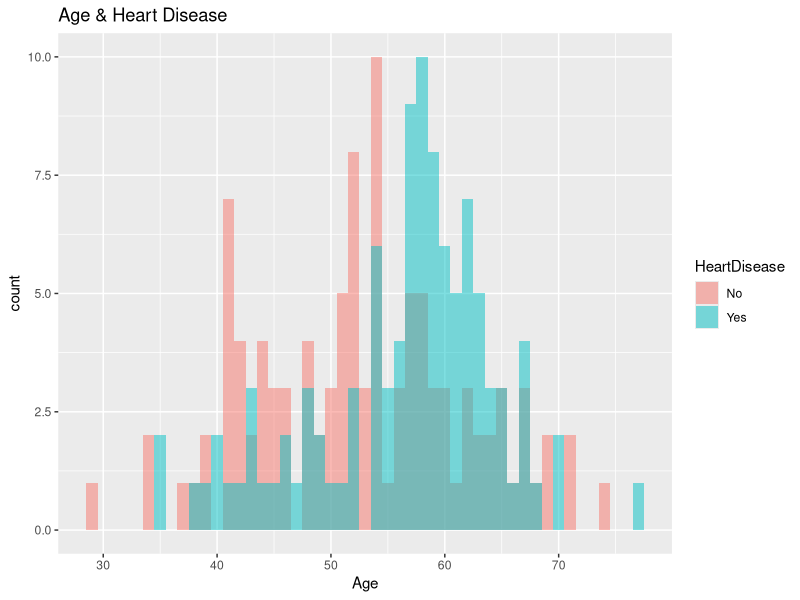
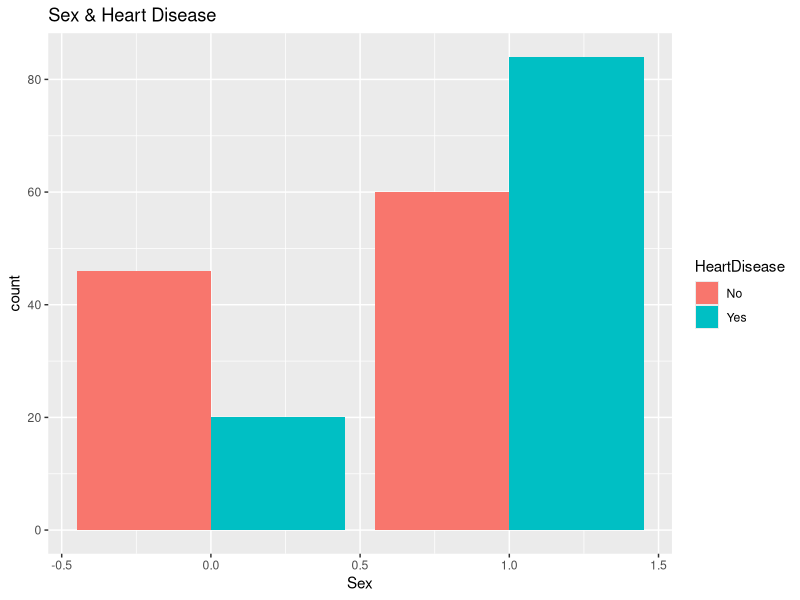
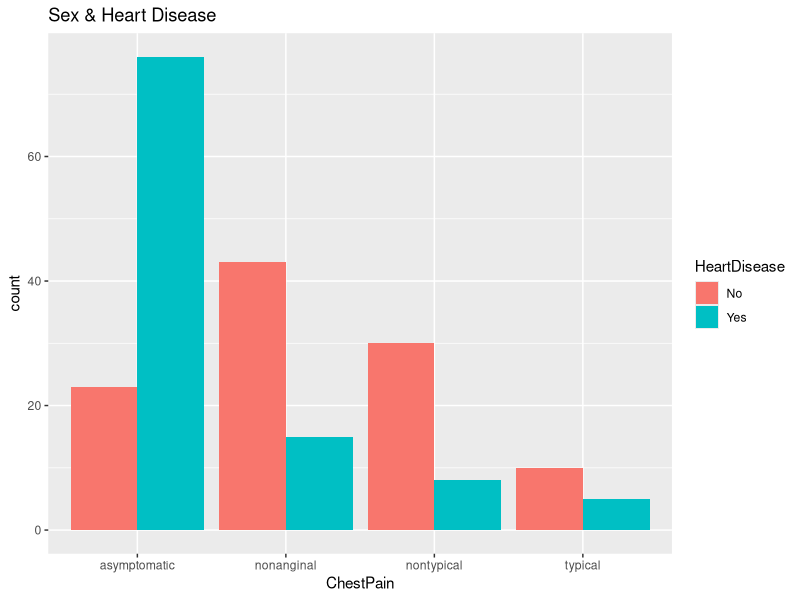
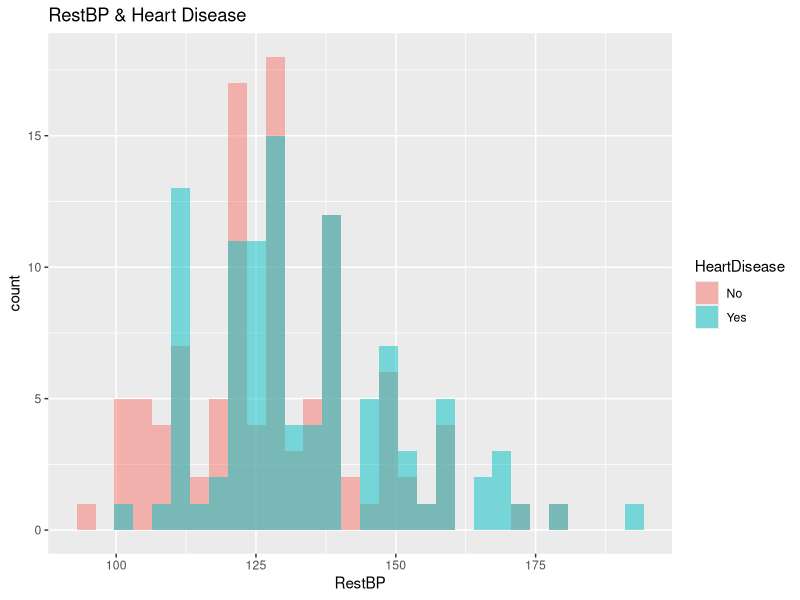
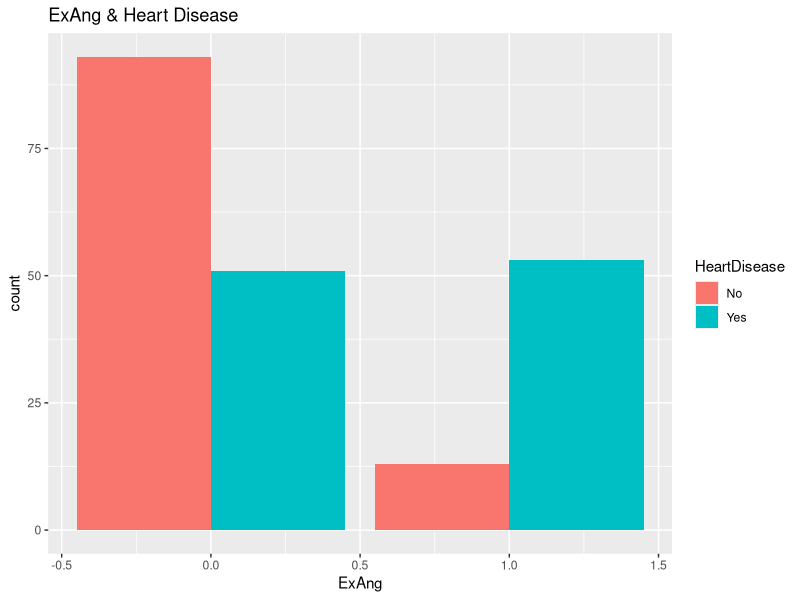
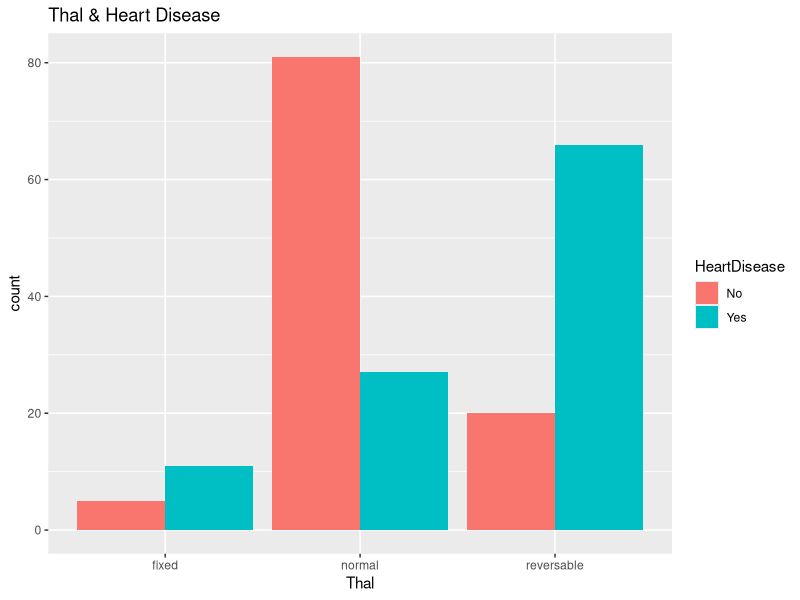

Source code (R) for these figures, in order: (Note: this script raises an error after producing the figures.)
## ---- chunk 1
library(ggplot2)
library(gam)
library(boot)

# Function to compute k-fold cross-validation accuracy for a given classification model
cv_accuracy = function(data, param_val, k) {
  # Input: 
  #   'model' - a fitted classification model
  #   'data' - data frame with training data set used to fit the model
  #   'k' - number of folds for CV
  # Output:
  #   'cv_accuracy' - cross-validation accuracy for the model
  
  num_param = length(param_val) # Number of parameters
  cv_acc = rep(0., num_param)
  
  # Iterate over parameter values
  for(i in 1:num_param){
    gam_formula <- as.formula(sprintf("HeartDisease ~ s(Age, spar=%1$f) + Sex + s(RestBP,spar=%1$f) + ExAng + ChestPain + Thal", param_val[i]))
    model <- gam(gam_formula, family = binomial(link = "logit"), data = data)
    acc <- 1 - cv.glm(data, model, K = k)$delta[1]
    cv_acc[i] <- acc
  }
  return(cv_acc)
}

## ---- chunk 2
# Load data
train_dataset1 <- read.table("dataset_1_train.txt",header = TRUE, sep = ",")
test_dataset1 <- read.table("dataset_1_test.txt",header = TRUE, sep = ",")

# Plot and visualize Age
ggplot(train_dataset1, mapping = aes(x = Age , fill = HeartDisease)) + geom_histogram(binwidth=1, alpha=.5, position="identity") + ggtitle("Age & Heart Disease")
## ---- chunk 3
# Plot and visualize Sex
ggplot(train_dataset1, mapping = aes(x = Sex, fill = HeartDisease)) + geom_bar(position = "dodge") + ggtitle("Sex & Heart Disease")
## ---- chunk 4
# Plot and visualize Chest Pain
ggplot(train_dataset1, mapping = aes(x = ChestPain, fill = HeartDisease)) + geom_bar(position = "dodge") + ggtitle("Sex & Heart Disease")
## ---- chunk 5
# Plot and visualize RestBP
ggplot(train_dataset1, mapping = aes(x = RestBP, fill = HeartDisease)) + geom_histogram( alpha=.5, position="identity") + ggtitle("RestBP & Heart Disease")
## ---- chunk 6
# Plot and visualize ExAng
ggplot(train_dataset1, mapping = aes(x = ExAng, fill = HeartDisease)) + geom_bar(position = "dodge") + ggtitle("ExAng & Heart Disease")
## ---- chunk 7
# Plot and visualize Thal
ggplot(train_dataset1, mapping = aes(x = Thal, fill = HeartDisease)) + geom_bar(position = "dodge") + ggtitle("Thal & Heart Disease")
## ---- chunk 8
# Tune smoothing parameter through k-fold cross validation
spar_to_validate <- c(1.:100.)/100.
gam_cv_scores <- cv_accuracy(train_dataset1, spar_to_validate, 5)
spar_gam_max_parameter <- spar_to_validate[which.max(gam_cv_scores)]
ggplot(data = data.frame(parameter = spar_to_validate, parameter_score = gam_cv_scores), aes(x = parameter, y = parameter_score, group = 1)) + geom_line() + geom_point() + ggtitle(sprintf("Smoothing Cross Validation | Max Parameter: %.2f", spar_gam_max_parameter))

## ---- chunk 9
gam_formula <- as.formula(sprintf("HeartDisease ~ s(Age, spar=%1$f) + Sex + s(RestBP,spar=%1$f) + ExAng + ChestPain + Thal", spar_gam_max_parameter))

model.gams <- glm(gam_formula, family = binomial(link = "logit"), data = train_dataset1)

pred.gams <- predict(model.gams, newdata = test_dataset1, type = "response")
cm.gams <- as.matrix(table(Actual = test_dataset1$HeartDisease, Predicted = pred.gams>.5))
accuracy.gams <- sum(diag(cm.gams))/ sum(cm.gams)

print(sprintf("GAM Model Classification Accuracy: %.4f", accuracy.gams))
## ---- chunk 10
plot(model.gams)
